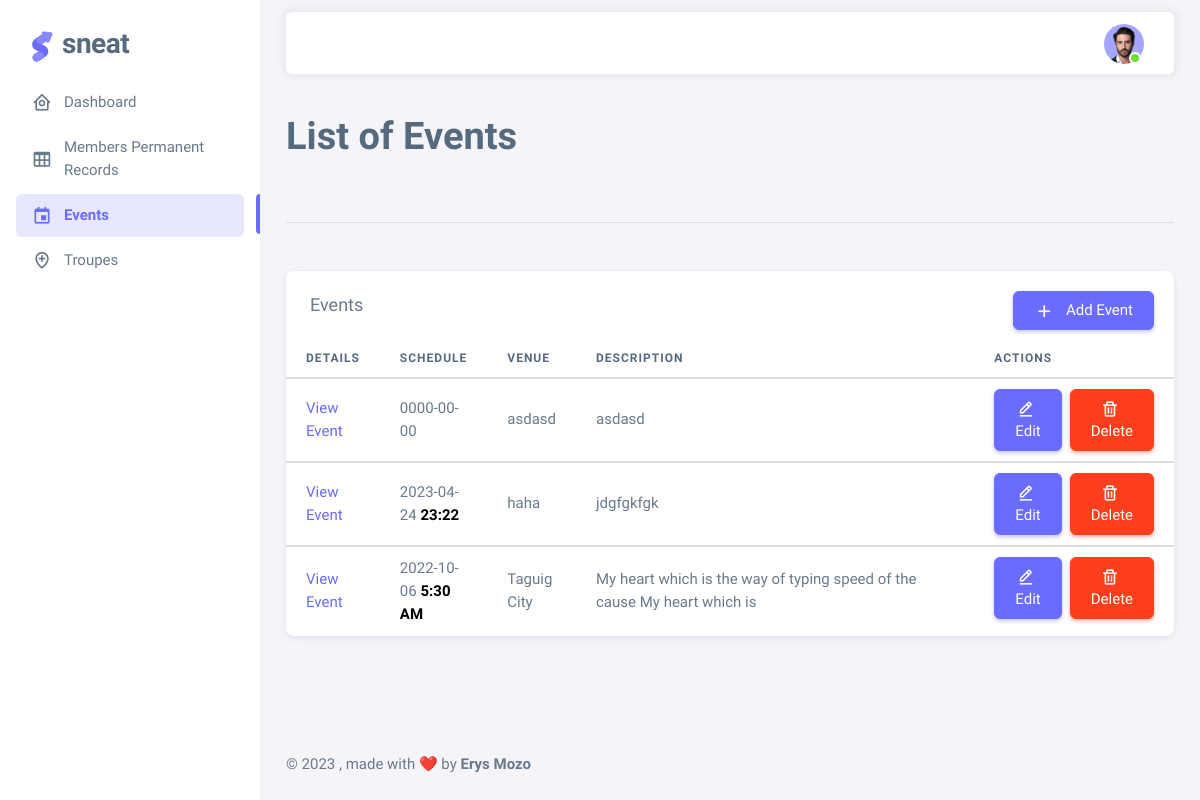
Page /pages/events.php (signed in) on the earlier database version.
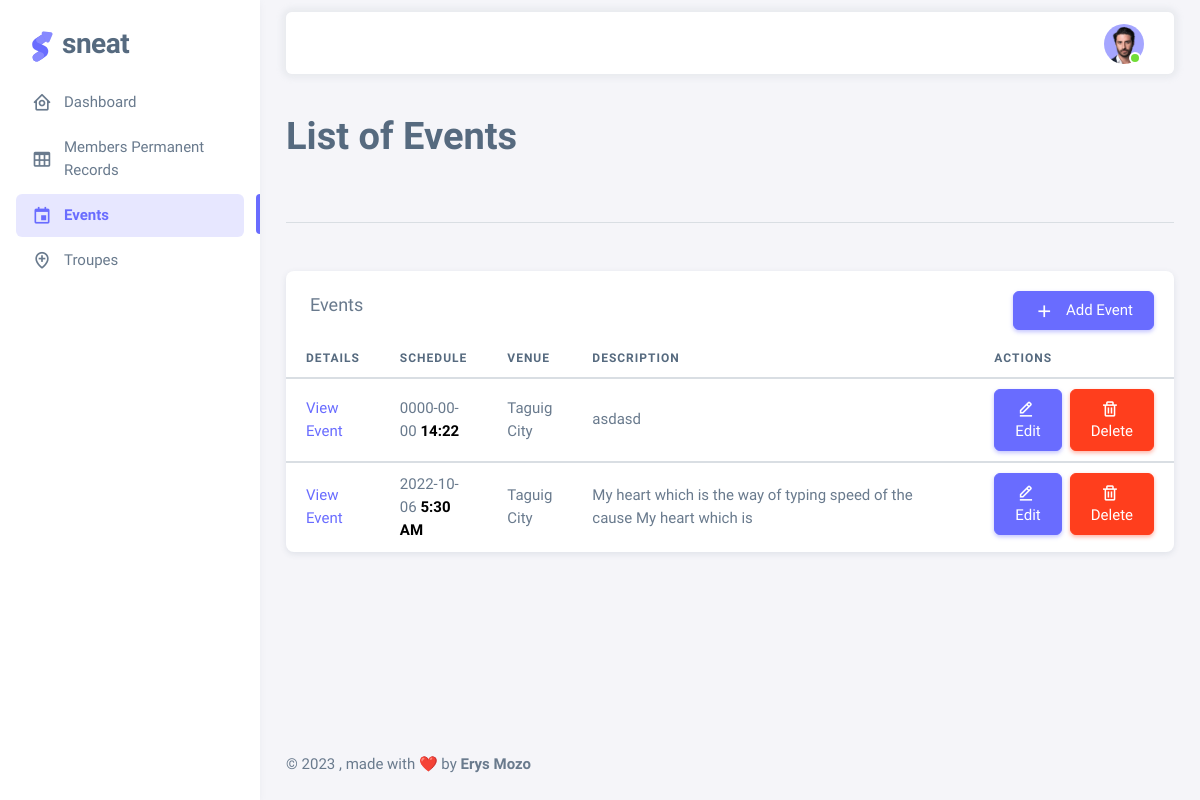
Same page on the later database version.
### tables this page shows
CREATE TABLE `events` (
  `id` int(11) NOT NULL,
  `troup_id` int(11) NOT NULL,
  `event` varchar(255) NOT NULL,
  `event_title` varchar(255) DEFAULT NULL,
  `description` varchar(80) DEFAULT NULL,
  `time` varchar(255) NOT NULL,
  `schedule` date DEFAULT NULL,
  `banner_img` varchar(255) DEFAULT NULL,
  `troupe` varchar(255) DEFAULT NULL
);

### pages/events.php (the view, shortened to what this page needs)
<?php
 require "../includes/view/header.php";
?>
    <div class="layout-wrapper layout-content-navbar">
      <div class="layout-container">
        <aside id="layout-menu" class="layout-menu menu-vertical menu bg-menu-theme">
            <div class="app-brand demo">
            <a href="dashboard.php" class="app-brand-link">
                <span class="app-brand-logo demo">
                </span>
                <span class="app-brand-text demo menu-text fw-bolder ms-2">Sneat</span>
            </a>
            </div>
            <ul class="menu-inner py-1">
            <li class="menu-item">
                <a href="dashboard.php" class="menu-link">
                <i class="menu-icon tf-icons bx bx-home-circle"></i>
                <div data-i18n="Dashboard">Dashboard</div>
                </a>
            </li>
            <li class="menu-item ">
                <a href="./members-permanent-records.php" class="menu-link">
                <i class="menu-icon tf-icons bx bx-table"></i>
                <div data-i18n="Members Permanent Records">Members Permanent Records</div>
                </a>
            </li>
            <li class="menu-item active">
                <a href="./events.php" class="menu-link">
                <i class="menu-icon tf-icons bx bx-calendar-event"></i>
                <div data-i18n="Events">Events</div>
                </a>
            </li>
            <li class="menu-item">
                <a href="./troupes.php" class="menu-link">
                <i class="menu-icon tf-icons bx bx-location-plus"></i>
                <div data-i18n="Troupes">Troupes</div>
                </a>
            </li>
            </ul>
        </aside>
        <div class="layout-page">
          <?php require "../includes/view/navbar.php"; ?>
          <div class="content-wrapper">
            <div class="container-xxl flex-grow-1 container-p-y">
              <h1 class="fw-bold py-3 mb-4">List of Events</h1>
              <hr class="my-5" />
              <div class="card">
                <h5 class="card-header">Events</h5>
                <div style="position: absolute; right: 20px; top: 20px;">
                <a href="./add-event.php">
                  <button class="btn btn-primary">
                    <i class="menu-icon tf-icons bx bx-plus"></i> Add Event</button></a>
                </div>
                <div class="table-responsive">
                  <table class="table table-hover">
                    <thead>
                      <tr>
                        <th>Details</th>
                        <th>Schedule</th>
                        <th>Venue</th>
                        <th>Description</th>
                        <th>Actions</th>
                      </tr>
                    </thead>
                    <?php
                      require "../includes/model/connection.php";
                      $sql = "SELECT * FROM events order by id desc";
                      $result = $con->query($sql);
                    ?>
                    <?php while($row = $result->fetch_assoc()) { ?>
                    <tbody class="table-border-bottom-0">
                      <tr>
                        <td><a href="./view-event.php?id=<?= $row["id"]; ?>">View Event</td>
                        <td><?php echo $row["schedule"]; ?>  <span style="color: black; font-weight: bold;"><?php echo $row["time"]; ?> <span></td>
                        <td>
                            <?php echo $row["event"]; ?>
                        </td>
                        <td style="width: 500px; margin: 0 auto;">
                            <?php echo $row["description"]; ?>
                        </td>
                        <td class="d-flex align-items-center gap-2">
                          <form action="update-event.php" method="post">
                            <button class="btn btn-primary" type="submit"  name="submit"><i class="bx bx-edit-alt me-1"></i> Edit</button>
                          </form>
                          <form method="post" action="<?php echo $_SERVER['PHP_SELF']; ?>" >
                            <button type="button" class="btn btn-danger" data-bs-toggle="modal" data-bs-target="#exampleModal" data-id="<?php echo $row["id"]; ?>" onclick="confirmDelete(this);" ><i class="bx bx-trash me-1" ></i> Delete</butto>
                          </form>
                        </td>
                      </tr>
                    </tbody>
                    <?php } ?>
                  </table>
                </div>
            </div>
          </div>
<?php include "../includes/view/footer.php" ?>

Differences in the rows shown:
removed events: schedule "0000-00-00", event "asdasd", description "asdasd"
removed events: schedule "2023-04-24", time "23:22", event "haha", description "jdgfgkfgk"
added events: schedule "0000-00-00", time "14:22", event "Taguig City", description "asdasd"
